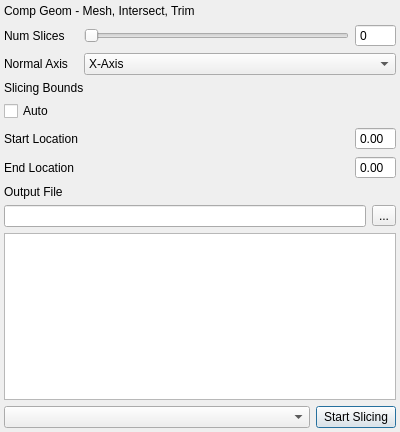
<?xml version="1.0" encoding="UTF-8"?>
<ui version="4.0">
 <class>PSliceScreen</class>
 <widget class="QDialog" name="PSliceScreen">
  <property name="geometry">
   <rect>
    <x>0</x>
    <y>0</y>
    <width>400</width>
    <height>432</height>
   </rect>
  </property>
  <property name="windowTitle">
   <string>Dialog</string>
  </property>
  <layout class="QGridLayout" name="gridLayout">
   <property name="leftMargin">
    <number>4</number>
   </property>
   <property name="topMargin">
    <number>4</number>
   </property>
   <property name="rightMargin">
    <number>4</number>
   </property>
   <property name="bottomMargin">
    <number>4</number>
   </property>
   <item row="12" column="0" colspan="3">
    <layout class="QHBoxLayout" name="horizontalLayout">
     <item>
      <widget class="QComboBox" name="setChoice">
       <property name="sizePolicy">
        <sizepolicy hsizetype="Expanding" vsizetype="Fixed">
         <horstretch>0</horstretch>
         <verstretch>0</verstretch>
        </sizepolicy>
       </property>
      </widget>
     </item>
     <item>
      <widget class="QPushButton" name="startButton">
       <property name="text">
        <string>Start Slicing</string>
       </property>
      </widget>
     </item>
    </layout>
   </item>
   <item row="11" column="0" colspan="3">
    <widget class="QTextBrowser" name="outputTextDisplay"/>
   </item>
   <item row="5" column="2">
    <widget class="QDoubleSpinBox" name="startInput">
     <property name="buttonSymbols">
      <enum>QAbstractSpinBox::NoButtons</enum>
     </property>
     <property name="keyboardTracking">
      <bool>false</bool>
     </property>
    </widget>
   </item>
   <item row="8" column="0" colspan="3">
    <layout class="QHBoxLayout" name="horizontalLayout_2">
     <item>
      <widget class="QLineEdit" name="txtFileOutput"/>
     </item>
     <item>
      <widget class="QToolButton" name="txtFileChooseButton">
       <property name="text">
        <string>...</string>
       </property>
      </widget>
     </item>
    </layout>
   </item>
   <item row="3" column="0" colspan="3">
    <widget class="QLabel" name="sectionHeader">
     <property name="text">
      <string>Slicing Bounds</string>
     </property>
    </widget>
   </item>
   <item row="1" column="0">
    <widget class="QLabel" name="label">
     <property name="text">
      <string>Num Slices</string>
     </property>
    </widget>
   </item>
   <item row="6" column="0">
    <widget class="QLabel" name="label_4">
     <property name="text">
      <string>End Location</string>
     </property>
    </widget>
   </item>
   <item row="7" column="0" colspan="3">
    <widget class="QLabel" name="sectionHeader_2">
     <property name="text">
      <string>Output File</string>
     </property>
    </widget>
   </item>
   <item row="2" column="1" colspan="2">
    <widget class="QComboBox" name="axisChoice">
     <item>
      <property name="text">
       <string>X-Axis</string>
      </property>
     </item>
     <item>
      <property name="text">
       <string>Y-Axis</string>
      </property>
     </item>
     <item>
      <property name="text">
       <string>Z-Axis</string>
      </property>
     </item>
    </widget>
   </item>
   <item row="0" column="0" colspan="3">
    <widget class="QLabel" name="screenHeader">
     <property name="text">
      <string>Comp Geom - Mesh, Intersect, Trim</string>
     </property>
    </widget>
   </item>
   <item row="1" column="2">
    <widget class="QSpinBox" name="numSlicesInput">
     <property name="buttonSymbols">
      <enum>QAbstractSpinBox::NoButtons</enum>
     </property>
     <property name="keyboardTracking">
      <bool>false</bool>
     </property>
    </widget>
   </item>
   <item row="6" column="2">
    <widget class="QDoubleSpinBox" name="endInput">
     <property name="buttonSymbols">
      <enum>QAbstractSpinBox::NoButtons</enum>
     </property>
     <property name="keyboardTracking">
      <bool>false</bool>
     </property>
    </widget>
   </item>
   <item row="5" column="0">
    <widget class="QLabel" name="label_3">
     <property name="text">
      <string>Start Location</string>
     </property>
    </widget>
   </item>
   <item row="1" column="1">
    <widget class="QSlider" name="numSlicesSlider">
     <property name="orientation">
      <enum>Qt::Horizontal</enum>
     </property>
    </widget>
   </item>
   <item row="2" column="0">
    <widget class="QLabel" name="label_2">
     <property name="text">
      <string>Normal Axis</string>
     </property>
    </widget>
   </item>
   <item row="4" column="0" colspan="3">
    <widget class="QCheckBox" name="autoBoundsButton">
     <property name="text">
      <string>Auto</string>
     </property>
    </widget>
   </item>
   <item row="5" column="1">
    <widget class="DoubleSlider" name="startSlider" native="true"/>
   </item>
   <item row="6" column="1">
    <widget class="DoubleSlider" name="endSlider" native="true"/>
   </item>
  </layout>
 </widget>
 <customwidgets>
  <customwidget>
   <class>DoubleSlider</class>
   <extends>QWidget</extends>
   <header>DoubleSlider.h</header>
   <container>1</container>
  </customwidget>
 </customwidgets>
 <resources/>
 <connections/>
</ui>
